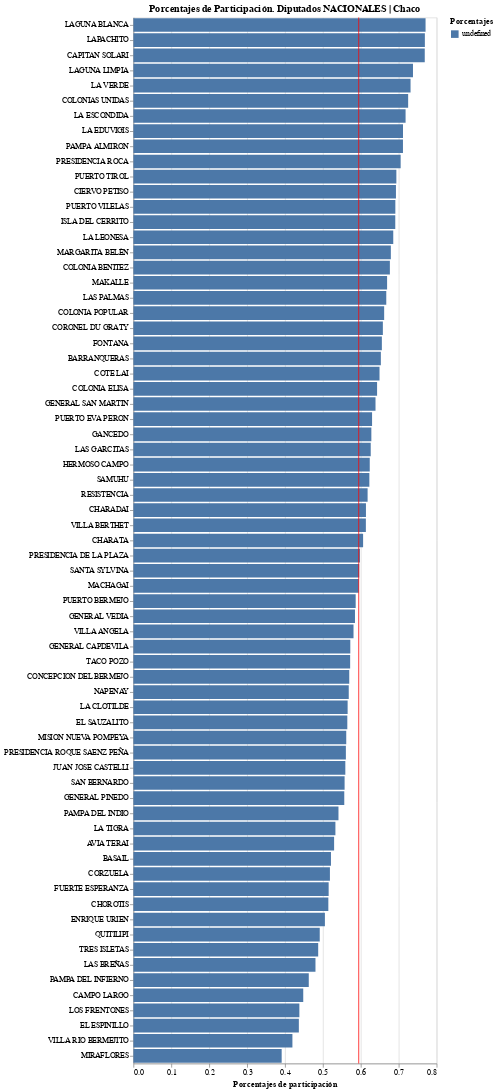

Write notebook code for a chart like this one.
### Markdown cell above
### Dip. NACIONALES: Porcentajes de participación por MUNICIPIO

### Code cell
source = df_ElecMunDipNac
barras = alt.Chart(source, title="Porcentajes de Participación. Diputados NACIONALES | Chaco").mark_bar().encode(
    x=alt.X('porcentaje:Q', title='Porcentajes de participación'), #  stack="normalize"),
     y=alt.Y('Municipio:N', sort='-x', title=''),   
    color=alt.Color('color:N', title= 'Porcentajes', sort='-x'),
    #tooltip=['votos','Agrupacion'],
).transform_calculate(porcentaje='datum.votos / datum.Electores_y')


linea = alt.Chart(source).mark_rule(color='red').encode(
    x='mean(porcentaje):Q'
).transform_calculate(porcentaje='datum.votos / datum.Electores_y')

barras + linea

### Figure 1 — Vega-Lite specification as saved in the notebook (floating-point values rounded to 4 significant figures)
{"config": {"view": {"continuousWidth": 400, "continuousHeight": 300}}, "layer": [{"mark": "bar", "encoding": {"color": {"type": "nominal", "field": "color", "sort": "-x", "title": "Porcentajes"}, "x": {"type": "quantitative", "field": "porcentaje", "title": "Porcentajes de participación"}, "y": {"type": "nominal", "field": "Municipio", "sort": "-x", "title": ""}}, "title": "Porcentajes de Participación. Diputados NACIONALES | Chaco", "transform": [{"calculate": "datum.votos / datum.Electores_y", "as": "porcentaje"}]}, {"mark": {"type": "rule", "color": "red"}, "encoding": {"x": {"type": "quantitative", "aggregate": "mean", "field": "porcentaje"}}, "transform": [{"calculate": "datum.votos / datum.Electores_y", "as": "porcentaje"}]}], "data": {"name": "data-5ee40d0967f97da42285886ee5bebd37"}, "$schema": "https://vega.github.io/schema/vega-lite/v4.8.1.json", "datasets": {"data-5ee40d0967f97da42285886ee5bebd37": [{"Seccion": "12 de Octubre", "Municipio": "GANCEDO", "votos": 2780, "Electores_y": 4428}, {"Seccion": "12 de Octubre", "Municipio": "GENERAL CAPDEVILA", "votos": 384, "Electores_y": 671}, {"Seccion": "12 de Octubre", "Municipio": "GENERAL PINEDO", "votos": 8262, "Electores_y": 14850}, {"Seccion": "1º de Mayo", "Municipio": "COLONIA BENITEZ", "votos": 3426, "Electores_y": 5063}, {"Seccion": "1º de Mayo", "Municipio": "MARGARITA BELÉN", "votos": 4519, "Electores_y": 6653}, {"Seccion": "2 de Abril", "Municipio": "HERMOSO CAMPO", "votos": 3981, "Electores_y": 6384}, {"Seccion": "25 de Mayo", "Municipio": "MACHAGAI", "votos": 15276, "Electores_y": 25687}, {"Seccion": "9 de Julio", "Municipio": "LAS BREÑAS", "votos": 12080, "Electores_y": 25147}, {"Seccion": "Almirante Brown", "Municipio": "CONCEPCION DEL BERMEJO", "votos": 3085, "Electores_y": 5417}, {"Seccion": "Almirante Brown", "Municipio": "LOS FRENTONES", "votos": 2788, "Electores_y": 6367}, {"Seccion": "Almirante Brown", "Municipio": "PAMPA DEL INFIERNO", "votos": 4545, "Electores_y": 9823}, {"Seccion": "Almirante Brown", "Municipio": "TACO POZO", "votos": 5220, "Electores_y": 9128}, {"Seccion": "Bermejo", "Municipio": "GENERAL VEDIA", "votos": 1931, "Electores_y": 3303}, {"Seccion": "Bermejo", "Municipio": "ISLA DEL CERRITO", "votos": 1281, "Electores_y": 1854}, {"Seccion": "Bermejo", "Municipio": "LA LEONESA", "votos": 6970, "Electores_y": 10166}, {"Seccion": "Bermejo", "Municipio": "LAS PALMAS", "votos": 4244, "Electores_y": 6361}, {"Seccion": "Bermejo", "Municipio": "PUERTO BERMEJO", "votos": 1187, "Electores_y": 2024}, {"Seccion": "Bermejo", "Municipio": "PUERTO EVA PERON", "votos": 551, "Electores_y": 875}, {"Seccion": "Chacabuco", "Municipio": "CHARATA", "votos": 16948, "Electores_y": 27964}, {"Seccion": "Comandante Fernández", "Municipio": "PRESIDENCIA ROQUE SAENZ PEÑA", "votos": 47743, "Electores_y": 85163}, {"Seccion": "Fray Justo Santa María de Oro", "Municipio": "CHOROTIS", "votos": 790, "Electores_y": 1536}, {"Seccion": "Fray Justo Santa María de Oro", "Municipio": "SANTA SYLVINA", "votos": 5114, "Electores_y": 8583}, {"Seccion": "General Belgrano", "Municipio": "CORZUELA", "votos": 5483, "Electores_y": 10575}, {"Seccion": "General Donovan", "Municipio": "LA ESCONDIDA", "votos": 2675, "Electores_y": 3725}, {"Seccion": "General Donovan", "Municipio": "LA VERDE", "votos": 2253, "Electores_y": 3081}, {"Seccion": "General Donovan", "Municipio": "LAPACHITO", "votos": 819, "Electores_y": 1065}, {"Seccion": "General Donovan", "Municipio": "MAKALLE", "votos": 3642, "Electores_y": 5441}, {"Seccion": "General Güemes", "Municipio": "EL ESPINILLO", "votos": 1427, "Electores_y": 3269}, {"Seccion": "General Güemes", "Municipio": "EL SAUZALITO", "votos": 3795, "Electores_y": 6724}, {"Seccion": "General Güemes", "Municipio": "FUERTE ESPERANZA", "votos": 2227, "Electores_y": 4323}, {"Seccion": "General Güemes", "Municipio": "JUAN JOSE CASTELLI", "votos": 17630, "Electores_y": 31530}, {"Seccion": "General Güemes", "Municipio": "MIRAFLORES", "votos": 4600, "Electores_y": 11759}, {"Seccion": "General Güemes", "Municipio": "MISION NUEVA POMPEYA", "votos": 3397, "Electores_y": 6049}, {"Seccion": "General Güemes", "Municipio": "VILLA RIO BERMEJITO", "votos": 3316, "Electores_y": 7904}, {"Seccion": "Independencia", "Municipio": "AVIA TERAI", "votos": 3493, "Electores_y": 6596}, {"Seccion": "Independencia", "Municipio": "CAMPO LARGO", "votos": 4323, "Electores_y": 9647}, {"Seccion": "Independencia", "Municipio": "NAPENAY", "votos": 1879, "Electores_y": 3307}, {"Seccion": "Libertad", "Municipio": "COLONIA POPULAR", "votos": 1005, "Electores_y": 1519}, {"Seccion": "Libertad", "Municipio": "COTE LAI", "votos": 1, "Electores_y": 1463}, {"Seccion": "Libertad", "Municipio": "LAGUNA BLANCA", "votos": 730, "Electores_y": 947}, {"Seccion": "Libertad", "Municipio": "PUERTO TIROL", "votos": 6490, "Electores_y": 9354}, {"Seccion": "Libertador General San Martín", "Municipio": "CIERVO PETISO", "votos": 762, "Electores_y": 1100}, {"Seccion": "Libertador General San Martín", "Municipio": "GENERAL SAN MARTIN", "votos": 18875, "Electores_y": 29548}, {"Seccion": "Libertador General San Martín", "Municipio": "LA EDUVIGIS", "votos": 1269, "Electores_y": 1784}, {"Seccion": "Libertador General San Martín", "Municipio": "LAGUNA LIMPIA", "votos": 1164, "Electores_y": 1578}, {"Seccion": "Libertador General San Martín", "Municipio": "PAMPA ALMIRON", "votos": 1426, "Electores_y": 2005}, {"Seccion": "Libertador General San Martín", "Municipio": "PAMPA DEL INDIO", "votos": 7285, "Electores_y": 13464}, {"Seccion": "Libertador General San Martín", "Municipio": "PRESIDENCIA ROCA", "votos": 2994, "Electores_y": 4246}, {"Seccion": "Maipú", "Municipio": "TRES ISLETAS", "votos": 10609, "Electores_y": 21760}, {"Seccion": "Mayor Luis J. Fontana", "Municipio": "CORONEL DU GRATY", "votos": 6235, "Electores_y": 9473}, {"Seccion": "Mayor Luis J. Fontana", "Municipio": "ENRIQUE URIEN", "votos": 671, "Electores_y": 1328}, {"Seccion": "Mayor Luis J. Fontana", "Municipio": "VILLA ANGELA", "votos": 23516, "Electores_y": 40492}, {"Seccion": "O'Higgins", "Municipio": "LA CLOTILDE", "votos": 2431, "Electores_y": 4301}, {"Seccion": "O'Higgins", "Municipio": "LA TIGRA", "votos": 2359, "Electores_y": 4426}, {"Seccion": "O'Higgins", "Municipio": "SAN BERNARDO", "votos": 5394, "Electores_y": 9680}, {"Seccion": "Presidencia de la Plaza", "Municipio": "PRESIDENCIA DE LA PLAZA", "votos": 6541, "Electores_y": 10943}, {"Seccion": "Quitilipi", "Municipio": "QUITILIPI", "votos": 14398, "Electores_y": 29285}, {"Seccion": "San Fernando", "Municipio": "BARRANQUERAS", "votos": 31740, "Electores_y": 48614}, {"Seccion": "San Fernando", "Municipio": "BASAIL", "votos": 2758, "Electores_y": 5291}, {"Seccion": "San Fernando", "Municipio": "FONTANA", "votos": 20720, "Electores_y": 31607}, {"Seccion": "San Fernando", "Municipio": "PUERTO VILELAS", "votos": 7731, "Electores_y": 11186}, {"Seccion": "San Fernando", "Municipio": "RESISTENCIA", "votos": 159708, "Electores_y": 258458}, {"Seccion": "San Lorenzo", "Municipio": "SAMUHU", "votos": 988, "Electores_y": 1587}, {"Seccion": "San Lorenzo", "Municipio": "VILLA BERTHET", "votos": 7227, "Electores_y": 11783}, {"Seccion": "Sargento Cabral", "Municipio": "CAPITAN SOLARI", "votos": 1642, "Electores_y": 2136}, {"Seccion": "Sargento Cabral", "Municipio": "COLONIA ELISA", "votos": 2845, "Electores_y": 4425}, {"Seccion": "Sargento Cabral", "Municipio": "COLONIAS UNIDAS", "votos": 2825, "Electores_y": 3897}, {"Seccion": "Sargento Cabral", "Municipio": "LAS GARCITAS", "votos": 3263, "Electores_y": 5211}, {"Seccion": "Tapenagá", "Municipio": "CHARADAI", "votos": 1113, "Electores_y": 1814}, {"Seccion": "Tapenagá", "Municipio": "COTE LAI", "votos": 949, "Electores_y": 1463}]}}
